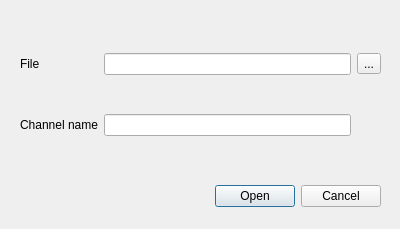
<?xml version="1.0" encoding="UTF-8"?>
<ui version="4.0">
 <class>Dialog</class>
 <widget class="QDialog" name="Dialog">
  <property name="geometry">
   <rect>
    <x>0</x>
    <y>0</y>
    <width>400</width>
    <height>229</height>
   </rect>
  </property>
  <property name="windowTitle">
   <string>Load file</string>
  </property>
  <widget class="QDialogButtonBox" name="buttonBox">
   <property name="geometry">
    <rect>
     <x>40</x>
     <y>180</y>
     <width>341</width>
     <height>32</height>
    </rect>
   </property>
   <property name="orientation">
    <enum>Qt::Horizontal</enum>
   </property>
   <property name="standardButtons">
    <set>QDialogButtonBox::Cancel|QDialogButtonBox::Open</set>
   </property>
  </widget>
  <widget class="QWidget" name="gridLayoutWidget">
   <property name="geometry">
    <rect>
     <x>20</x>
     <y>20</y>
     <width>361</width>
     <height>151</height>
    </rect>
   </property>
   <layout class="QGridLayout" name="gridLayout">
    <item row="0" column="0">
     <widget class="QLabel" name="label">
      <property name="text">
       <string>File</string>
      </property>
     </widget>
    </item>
    <item row="1" column="1">
     <widget class="QLineEdit" name="lineEdit_2"/>
    </item>
    <item row="1" column="0">
     <widget class="QLabel" name="label_2">
      <property name="text">
       <string>Channel name</string>
      </property>
     </widget>
    </item>
    <item row="0" column="1">
     <widget class="QLineEdit" name="lineEdit"/>
    </item>
    <item row="0" column="2">
     <widget class="QToolButton" name="toolButton">
      <property name="text">
       <string>...</string>
      </property>
     </widget>
    </item>
   </layout>
  </widget>
 </widget>
 <resources/>
 <connections>
  <connection>
   <sender>buttonBox</sender>
   <signal>accepted()</signal>
   <receiver>Dialog</receiver>
   <slot>accept()</slot>
   <hints>
    <hint type="sourcelabel">
     <x>248</x>
     <y>254</y>
    </hint>
    <hint type="destinationlabel">
     <x>157</x>
     <y>274</y>
    </hint>
   </hints>
  </connection>
  <connection>
   <sender>buttonBox</sender>
   <signal>rejected()</signal>
   <receiver>Dialog</receiver>
   <slot>reject()</slot>
   <hints>
    <hint type="sourcelabel">
     <x>316</x>
     <y>260</y>
    </hint>
    <hint type="destinationlabel">
     <x>286</x>
     <y>274</y>
    </hint>
   </hints>
  </connection>
 </connections>
</ui>
